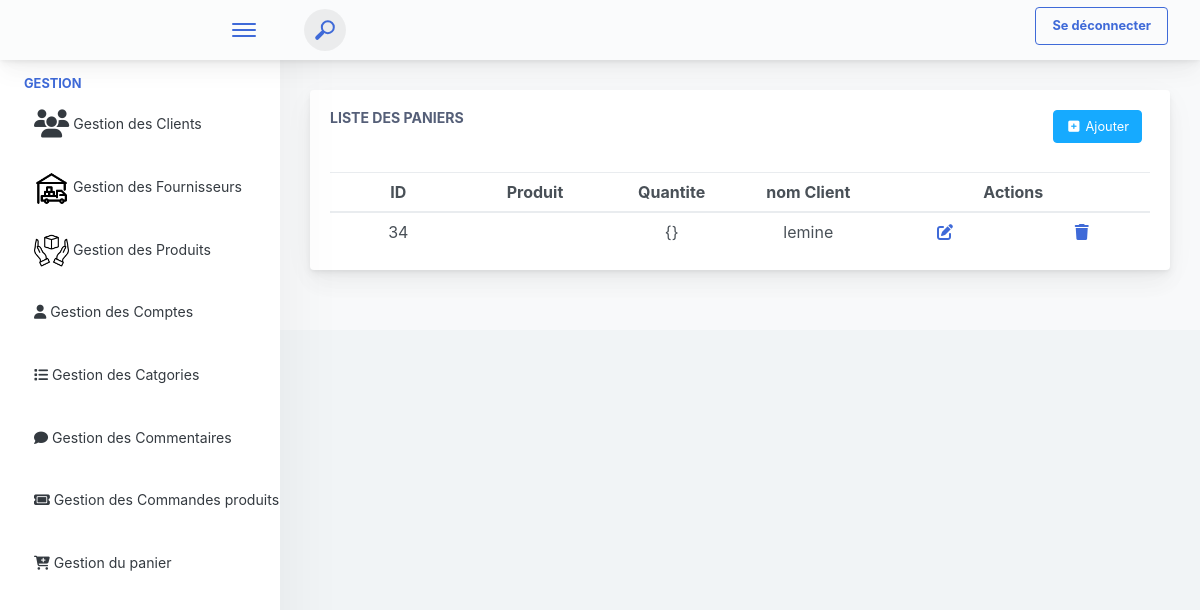
The app's page /affiche_panier/ with its own data.
### produits_app/models.py (models this page shows)
class Panier(models.Model):
    id_panier = models.AutoField(primary_key=True)
    produits = models.ManyToManyField(Produit)
    quantite = models.JSONField(default=dict)
    id_client = models.ForeignKey(Client, on_delete=models.CASCADE)

class Client(models.Model):
    id_client = models.AutoField(primary_key=True)
    id_email = models.ForeignKey(Compte, on_delete=models.CASCADE, default=4)
    nom = models.CharField(max_length=100)
    prenom = models.CharField(max_length=100, default='prenom_user')
    num_tel = models.IntegerField(default=0)
    adresse = models.CharField(max_length=100, default='adresse')
    historique = models.ManyToManyField(CommandeProduit,blank=True)

### produits_app/views.py (the view)
# urls.py: path('affiche_panier/', views.affiche_panier, name="affiche_panier"),
def affiche_panier(request):
    paniers = Panier.objects.all()
    return render(request,"interface_admin/Admin_Panier/panier_affichage.html",{'paniers':paniers})

### produits_app/templates/interface_admin/Admin_Panier/panier_affichage.html (shortened to what this page needs)
{% extends 'interface_admin/navbar.html' %}
{% block content %}
  <div class="app-main__inner">
    <div class="app-page-title">
      <div class="row">
        <div class="col-lg-12">
          <div class="main-card mb-3 card">
            <div class="card-body">
              <div style="display: flex ; justify-content: space-between;">
                <div>
                  <h5 class="card-title">Liste des paniers </h5>
                </div>
                <div style="display: flex ; justify-content: space-between;">
                  <div>
                    <a href="{% url 'ajouter_panier' %}" class="mb-2 mr-2 btn btn-info"><i class="fa fa-fw" aria-hidden="true" title="Copier pour utiliser plus-square"></i> Ajouter </a>
                  </div>
                </div>
              </div>
              <br>
              <table class="mb-0 table" id="myTable">
                <thead>
                  <tr>
                    <th>ID</th>
                    <th>Produit</th>
                    <th>Quantite</th>
                    <th>nom Client</th>
                    <th colspan="2">Actions</th>
                  </tr>
                </thead>
                <tbody>
                  {% for panier in paniers %}
                  <tr>
                    <td >{{panier.id_panier}}</td>
                    <td>
                    </td>
                    <td>{{panier.quantite}}</td>
                    <td >{{panier.id_client.nom}}</td>
                    <td>
                      <a class='button' href="{% url 'modifier_panier' panier.id_panier  %}"><i class="fa-solid fa-pen-to-square"></i></a>
                    </td>
                    <td>
                      <a class='button' href="{% url 'suprimer_panier' panier.id_panier  %}"><i class="fa-solid fa-trash"></i></a>
                    </td>
                  </tr>
                  {% endfor %}
                </tbody>
              </table>
            </div>
          </div>
        </div>
      </div>
    </div>
  </div>
{% endblock %}

### records on screen
Panier: id_panier "34", quantite "{}", id_client.nom "lemine"
